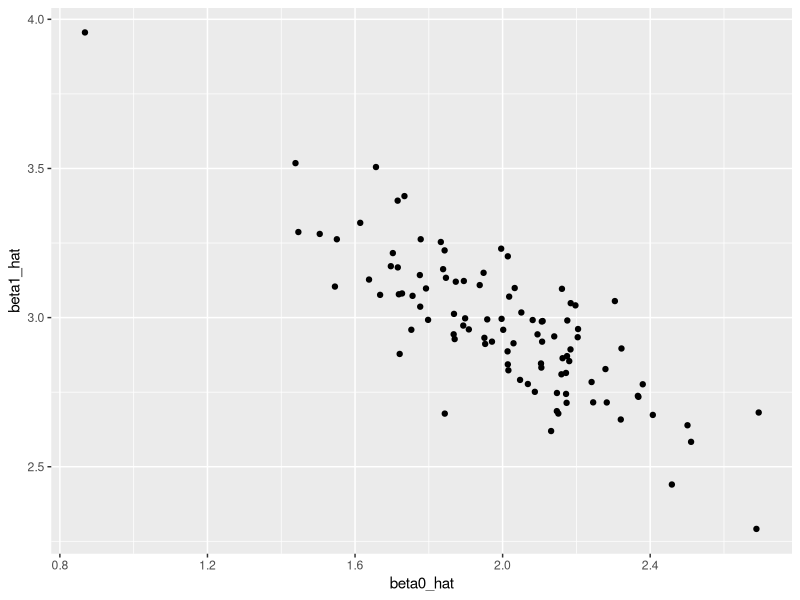
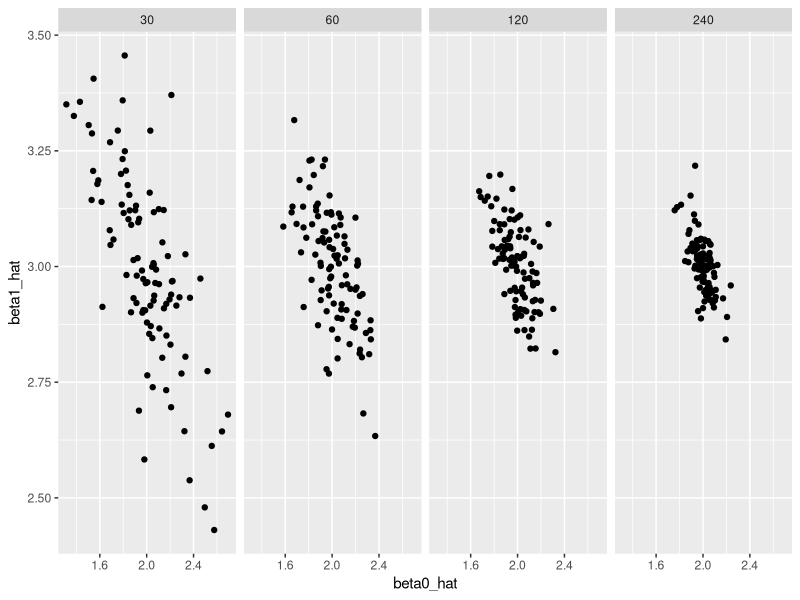

Here is the R script that generated these plots, in order: (Note: a time limit stopped this script after it produced the figures.)
## ---- chunk 1
library(tidyverse)

knitr::opts_chunk$set(
  fig.width = 6,
  fig.asp = .6,
  out.width = "90%"
)
## ---- chunk 2
sim_regression = function(n, beta0 = 2, beta1 = 3) {
  
  sim_data = tibble(
    x = rnorm(n, mean = 1, sd = 1),
    y = beta0 + beta1 * x + rnorm(n, 0, 1)
  )
  
  ls_fit = lm(y ~ x, data = sim_data)
  
  tibble(
    beta0_hat = coef(ls_fit)[1],
    beta1_hat = coef(ls_fit)[2]
  )
}
## ---- chunk 3
sim_regression(n = 30, 2, 3)
## ---- chunk 4
output = vector("list", length = 100)

for (i in 1:100) {
  
  output[[i]] = sim_regression(30, 2, 3)
  
}

results = output %>% 
  bind_rows
## ---- chunk 5
results %>% 
  summarize(mean_b0 = mean(beta0_hat),
            mean_b1 = mean(beta1_hat))

results %>% 
  ggplot(aes(x = beta0_hat, y = beta1_hat)) +
  geom_point()
## ---- chunk 6
results = rerun(1000, sim_regression(30, 2, 3)) %>% 
  bind_rows()
## ---- chunk 7
n_list = list("n_30"  = 30, # different sample size
              "n_60"  = 60, 
              "n_120" = 120, 
              "n_240" = 240)
output = vector("list", length = 4)

for (i in 1:4) {
  output[[i]] = rerun(100, sim_regression(n = n_list[[i]])) %>% 
    bind_rows
}

## ---- chunk 8
simulate_n_regressions = function(n_runs = 100, n, beta0 = 2, beta1 = 3) {
  
  rerun(n_runs, sim_regression(n, beta0, beta1)) %>% 
    bind_rows()
}
simulate_n_regressions(100, 30, 3, 2)
## ---- chunk 9
map(n_list, ~simulate_n_regressions(100, .x, 2, 3))  # repeat in different sample size in the list
sim_results = 
  tibble(sample_size = c(30, 60, 120, 240)) %>% 
  mutate(estimate_dfs = map(.x = sample_size, ~simulate_n_regressions(n = .x))) %>% 
  unnest
sim_results
## ---- chunk 10
sim_results %>% 
  group_by(sample_size) %>% 
  summarize(emp_var_b1 = var(beta1_hat))

sim_results %>% 
  ggplot(aes(x = beta0_hat, y = beta1_hat)) +
  geom_point() +
  facet_grid(~sample_size)
## ---- chunk 11
sim_regression = function(n_samp = 30, beta0 = 2, beta1 = 3) {
  
  sim_data = tibble(
    x = rnorm(n_samp),
    y = beta0 + beta1 * x + rnorm(n_samp, 0, sqrt(50))
  )
  
  ls_fit = lm(y ~ x, data = sim_data)
  
  broom::tidy(ls_fit) 
  
}
## ---- chunk 12
sim_results = 
  tibble(beta1_true = 0:6) %>% 
  mutate(
    estimate_dfs = map(.x = beta1_true, ~simulate_n_regressions(n_runs = 10000, n = 30, beta1 = .x))
  )  
sim_results = 
  sim_results %>% 
  unnest() %>% 
  filter(term == "x") %>% 
  select(beta1_true, estimate, p.value) %>% 
  mutate(significant = as.numeric(p.value < 0.05))
